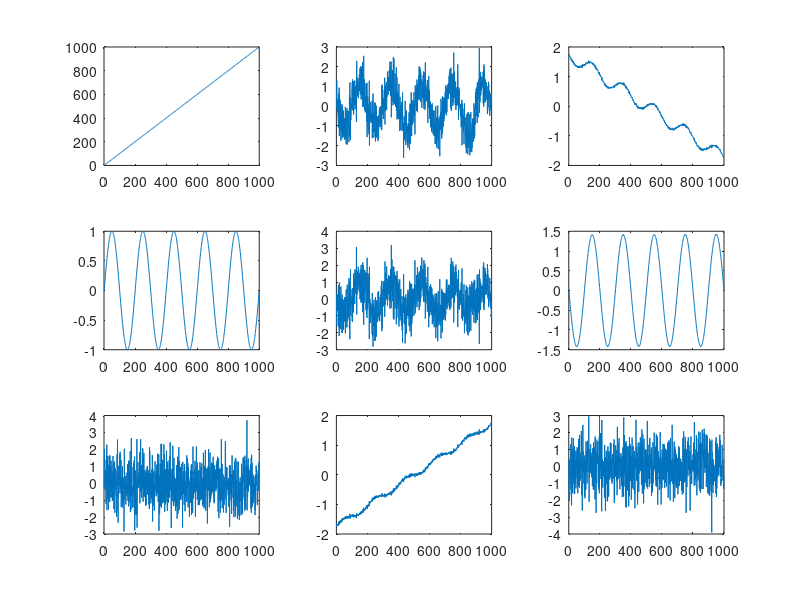

The MATLAB script that drew this image:
function fastica()

%
% Generate data
%

% Create sources
N = 1000;
x1 = 1:N;
x2 = sin(linspace(0,10*pi,N));
x3 = randn(1,N);
X = [x1 
     x2 
     x3];

% Mix the sources
M = 3;
W = randn(M,M);
Y = W*X;

% 
% Preprocess the data
%

% Center the data
Y = bsxfun(@minus, Y, mean(Y,2));
% Whiten the data
[V,D] = eig(Y*Y'/N);
Y = V * D^(-0.5) * V' * Y;

%
% Independent component analysis
%

% Non-quadratic non-linearities
f = @(u) log(cosh(u));
g = @(u) tanh(u);
dg = @(u) (1 - tanh(u).^2);

% Run FastICA
D = 3;
W = randn(M, D);
for d = 1:D
  w = W(:,d);
  for n = 1:10
    Z1 = bsxfun(@times, Y, g(w'*Y));
    Z2 = dg(w'*Y);
    w = mean(Z1,2) - mean(Z2,2)*w;
    % Gram-Schmidt decorrelation
    w = w - W(:,1:(d-1))*(W(:,1:(d-1))'*w);
    % Normalization
    w = w / norm(w);
  end
  W(:,d) = w;
  %W = W * (W'*W)^(-0.5);
end

%
% Analysis of the result
%

% Estimate sources by projecting
Xh = W'*Y;

% Plot true sources, observations and estimated sources
figure
for m=1:M
  subplot(M, 3, 3*(m-1)+1);
  plot(X(m,:));
  subplot(M, 3, 3*(m-1)+2);
  plot(Y(m,:));
  subplot(M, 3, 3*(m-1)+3);
  plot(Xh(m,:));
end
  
